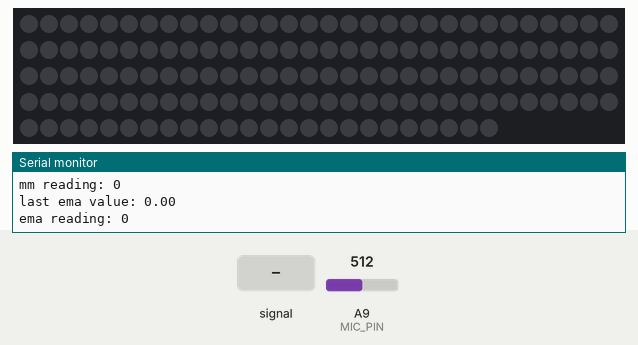
The sketch below on a simulated Arduino Mega 2560, built with avr-gcc and run on an emulated ATmega2560. On the bench: 144 RGB LEDs in strip order, left to right, continuing on the next row, the last lines printed to the serial monitor. The inputs (shaded band) are chosen by the test bench; at power-on: A9 (MIC_PIN) = 512.

Above: at 1.2 s.
1.3 s: A9 (MIC_PIN) fed a 200 Hz sine of ±255 counts around its level
At 2.84 s:
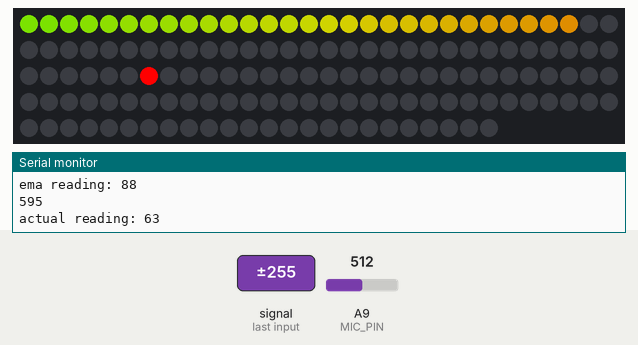
3.4 s: A9 (MIC_PIN) set to 75
At 4.7 s:
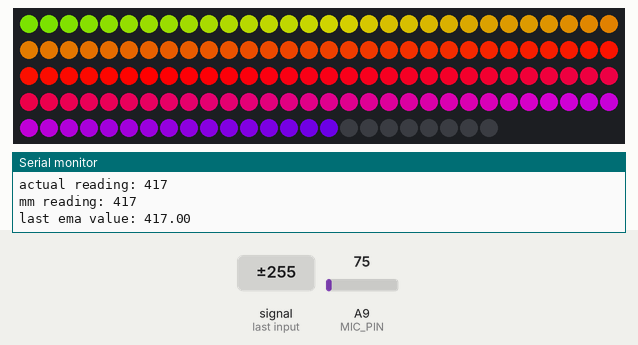
5.2 s: A9 (MIC_PIN) set to 306
7.5 s: A9 (MIC_PIN) set to 0
10.5 s: A9 (MIC_PIN) set to 180
12.2 s: A9 (MIC_PIN) fed a 200 Hz sine of ±81 counts around its level
At 16.52 s:
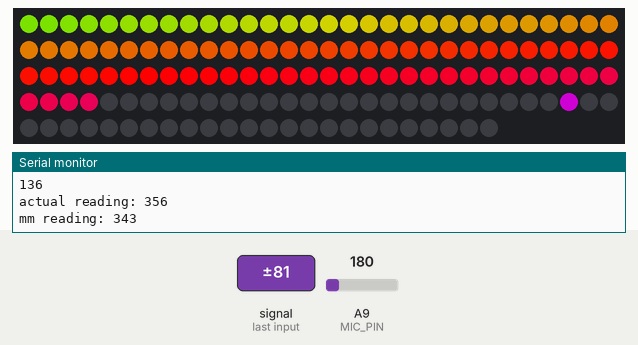

Measured:
- after the input at 1.3 s, the LEDs: first change after 0.33 s (image 1 shows a later state)

The sketch:

sketch_sep11a.ino
```cpp
// (licence header left out)
#include <Adafruit_NeoPixel.h>

#define N_PIXELS  144  // Number of pixels in strand
#define MIC_PIN   A9  // Microphone is attached to this analog pin
#define LED_PIN    6  // NeoPixel LED strand is connected to this pin
#define DC_OFFSET  0  // DC offset in mic signal - if unusure, leave 0
#define NOISE     20  // Noise/hum/interference in mic signal
#define SAMPLES   60  // Length of buffer for dynamic level adjustment
#define TOP       (N_PIXELS + 2) // Allow dot to go slightly off scale
#define PEAK_FALL 4  // Rate of peak falling dot
#define MEDIAN_READINGS 5
#define MAX_SENSORS 1

byte
  peak      = 0,      // Used for falling dot
  dotCount  = 0,      // Frame counter for delaying dot-falling speed
  volCount  = 0;      // Frame counter for storing past volume data
int
  vol[SAMPLES],       // Collection of prior volume samples
  lvl       = 10,      // Current "dampened" audio level
  minLvlAvg = 0,      // For dynamic adjustment of graph low & high
  maxLvlAvg = 1024;
Adafruit_NeoPixel
  strip = Adafruit_NeoPixel(N_PIXELS, LED_PIN, NEO_GRB + NEO_KHZ800);

int level[MEDIAN_READINGS] = {0};

float alpha = 0.03;
float lastema;
short initialized[MAX_SENSORS] = { 0 };


void setup() {

  Serial.begin(9600);

  // This is only needed on 5V Arduinos (Uno, Leonardo, etc.).
  // Connect 3.3V to mic AND TO AREF ON ARDUINO and enable this
  // line.  Audio samples are 'cleaner' at 3.3V.
  // COMMENT OUT THIS LINE FOR 3.3V ARDUINOS (FLORA, ETC.):
//  analogReference(EXTERNAL);

  memset(vol, 0, sizeof(vol));
  strip.begin();
}

void loop() {
  uint8_t  i;
  uint16_t minLvl, maxLvl;
  int      n, height;


  n   = analogRead(MIC_PIN);                        // Raw reading from mic
  Serial.println(n);

  if (n == 0) {
    n = 1024;
  }


  n   = abs(n - 512 - DC_OFFSET); // Center on zero
  n   = (n <= NOISE) ? 0 : (n - NOISE);             // Remove noise/hum

  Serial.print("actual reading: ");
  Serial.println(n);

  lvl = moving_median(1, n, level);
  Serial.print("mm reading: ");
  Serial.println(lvl);


  lvl = ema(1, lvl);

  Serial.print("ema reading: ");
  Serial.println(lvl);

  //lvl = ((lvl * 7) + n) >> 3;    // "Dampened" reading (else looks twitchy)

  // Calculate bar height based on dynamic min/max levels (fixed point):
  height = TOP * (long)(lvl) / (long)(450);

  if(height < 0L)       height = 0;      // Clip output
  else if(height > TOP) height = TOP;
  if(height > peak)     peak   = height; // Keep 'peak' dot at top


  // Color pixels based on rainbow gradient
  for(i=0; i<N_PIXELS; i++) {
    if(i >= height)               strip.setPixelColor(i,   0,   0, 0);
    else strip.setPixelColor(i,Wheel(map(i,0,strip.numPixels()-1,30,150)));

  }


  // Draw peak dot
  if(peak > 0 && peak <= N_PIXELS-1) strip.setPixelColor(peak,Wheel(map(peak,0,strip.numPixels()-1,30,150)));


   strip.show(); // Update strip

// Every few frames, make the peak pixel drop by 1:

    if(++dotCount >= PEAK_FALL) { //fall rate

      if(peak > 0) peak--;
      dotCount = 0;
    }


  vol[volCount] = n;                      // Save sample for dynamic leveling
  if(++volCount >= SAMPLES) volCount = 0; // Advance/rollover sample counter

  // Get volume range of prior frames
  minLvl = maxLvl = vol[0];
  for(i=1; i<SAMPLES; i++) {
    if(vol[i] < minLvl)      minLvl = vol[i];
    else if(vol[i] > maxLvl) maxLvl = vol[i];
  }
  // minLvl and maxLvl indicate the volume range over prior frames, used
  // for vertically scaling the output graph (so it looks interesting
  // regardless of volume level).  If they're too close together though
  // (e.g. at very low volume levels) the graph becomes super coarse
  // and 'jumpy'...so keep some minimum distance between them (this
  // also lets the graph go to zero when no sound is playing):
  if((maxLvl - minLvl) < TOP) maxLvl = minLvl + TOP;
  minLvlAvg = (minLvlAvg * 63 + minLvl) >> 6; // Dampen min/max levels
  maxLvlAvg = (maxLvlAvg * 63 + maxLvl) >> 6; // (fake rolling average)

}

// Input a value 0 to 255 to get a color value.
// The colors are a transition r - g - b - back to r.
uint32_t Wheel(byte WheelPos) {
  if(WheelPos < 85) {
   return strip.Color(WheelPos * 3, 255 - WheelPos * 3, 0);
  } else if(WheelPos < 170) {
   WheelPos -= 85;
   return strip.Color(255 - WheelPos * 3, 0, WheelPos * 3);
  } else {
   WheelPos -= 170;
   return strip.Color(0, WheelPos * 3, 255 - WheelPos * 3);
  }
}


/**
 * Calculates an exponential moving average given a sensor and the current value.
 */
int ema(int sensor, int current) {
  // Define static variables
  float ema;

      Serial.print("last ema value: ");
    Serial.println(lastema);

  // If initialized is set to 0, then we must be on the first observation.
  // Set the returned ema value to the current value and set the initialized flag to true.
  if (initialized[sensor] == 0) {
    ema = current;
    initialized[sensor] = 1;
  }

  // If the initialized flag has already been set, then there was a prior value.
  // We can now use the recursive formula to calculate the EMA.
  else {
    ema = (alpha * current + (1 - alpha) * lastema);

  }

  // Set the previous value to the current EMA calculation to be used on the next round.
  lastema = ema;

  // Return the EMA as an integer (will truncate decimal)
  return (int)ema;
}


/**
  * Calculates the moving median of a set of numbers given the sensor, current value, and list of past values.
  */
int moving_median(int sensor, int current, int *values) {

  // Set up the static variables.  The 'count' array tells us how many past values have been stored.  'dupArray' is used to store the data that gets passed to the selection algorithm.  The selection algorithm has the potential to reorder the list, and we need the list to maintain the same order so we know which values are old and can be discarded from the moving filter.
  static short readingsAvailable = 0;
  static int dupArray[MEDIAN_READINGS] = { 0 };


  // If there are less readings than the number we need to take a median, return the current value and store it in the array.
  if (readingsAvailable < MEDIAN_READINGS) {
    values[readingsAvailable] = current;
    readingsAvailable++;
    return current;
  }

  // If the array containing the past readings is full, shift everything left (pushing the first observation out) and put the current reading in the end position of the array.  Take the median of this and return it.
  else {
      // Shift everything one position left
      for (int i = 0; i < (MEDIAN_READINGS - 1); i++) {
        values[i] = values[i + 1];
    }
    values[MEDIAN_READINGS - 1] = current;

    // Duplicate array to pass so 'values' doesn't get sorted
    for (int i = 0; i < MEDIAN_READINGS; i++) {
      dupArray[i] = values[i];
    }

    // Return the median of the values
    return selection_algorithm(0, MEDIAN_READINGS - 1, MEDIAN_READINGS/2, dupArray);
  }

  // We should never get to this point.
  return -1;
}

/**
  * Used to partition a list using the concept of quick-sort.
  * This method was modified from the following source:
  * http://discuss.codechef.com/questions/1489/find-median-in-an-unsorted-array-without-sorting-it
  */
int partitions(int low, int high, int *values) {
  int p = low, r = high, x = values[r], i = p - 1;
  for (int j = p; j <= r - 1; j++) {
    if (values[j] <= x) {
      i = i + 1;
      int tmp = values[i];
      values[i] = values[j];
      values[j] = tmp;
    }
  }
  int tmp2 = values[i + 1];
  values[i + 1] = values[r];
  values[r] = tmp2;
  return i + 1;
}

/**
  * Finds the kth smallest number in an unsorted list using the selection algorithm.
  * This method was modified form the following source:
  * http://discuss.codechef.com/questions/1489/find-median-in-an-unsorted-array-without-sorting-it
  */
int selection_algorithm(int left, int right, int kth, int *values) {
  for (;;) {
    // Pivot between left and right
    int pivotIndex = partitions(left, right, values);
    int len = pivotIndex - left + 1;

    if (kth == len) {
      return values[pivotIndex];
    } else if (kth < len) {
      right = pivotIndex - 1;
    } else {
      kth = kth - len;
      left = pivotIndex + 1;
    }
  }
}
```
